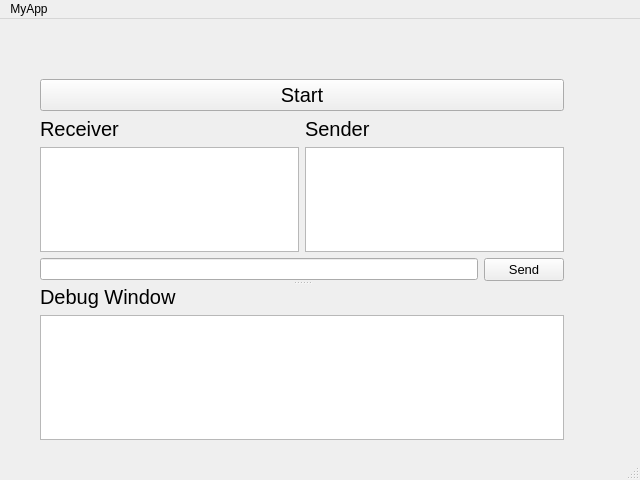
<?xml version="1.0" encoding="UTF-8"?>
<ui version="4.0">
 <class>MainWindow</class>
 <widget class="QMainWindow" name="MainWindow">
  <property name="geometry">
   <rect>
    <x>0</x>
    <y>0</y>
    <width>640</width>
    <height>480</height>
   </rect>
  </property>
  <property name="windowTitle">
   <string>MainWindow</string>
  </property>
  <widget class="QWidget" name="centralwidget">
   <widget class="QSplitter" name="splitter">
    <property name="geometry">
     <rect>
      <x>40</x>
      <y>60</y>
      <width>524</width>
      <height>361</height>
     </rect>
    </property>
    <property name="orientation">
     <enum>Qt::Vertical</enum>
    </property>
    <widget class="QWidget" name="layoutWidget">
     <layout class="QGridLayout" name="gridLayout">
      <item row="2" column="0">
       <layout class="QHBoxLayout" name="horizontalLayout_2">
        <item>
         <widget class="QLineEdit" name="LineSend"/>
        </item>
        <item>
         <widget class="QPushButton" name="BtnSend">
          <property name="font">
           <font>
            <pointsize>10</pointsize>
           </font>
          </property>
          <property name="text">
           <string>Send</string>
          </property>
         </widget>
        </item>
       </layout>
      </item>
      <item row="1" column="0">
       <layout class="QHBoxLayout" name="horizontalLayout">
        <item>
         <layout class="QVBoxLayout" name="verticalLayout_2">
          <item>
           <widget class="QLabel" name="label_2">
            <property name="font">
             <font>
              <pointsize>15</pointsize>
             </font>
            </property>
            <property name="text">
             <string>Receiver</string>
            </property>
           </widget>
          </item>
          <item>
           <widget class="QTextBrowser" name="TextReceiver"/>
          </item>
         </layout>
        </item>
        <item>
         <layout class="QVBoxLayout" name="verticalLayout">
          <item>
           <widget class="QLabel" name="label">
            <property name="font">
             <font>
              <pointsize>15</pointsize>
             </font>
            </property>
            <property name="text">
             <string>Sender</string>
            </property>
           </widget>
          </item>
          <item>
           <widget class="QTextBrowser" name="TextSender"/>
          </item>
         </layout>
        </item>
       </layout>
      </item>
      <item row="0" column="0">
       <layout class="QHBoxLayout" name="horizontalLayout_3">
        <item>
         <widget class="QPushButton" name="BtnStart">
          <property name="font">
           <font>
            <pointsize>15</pointsize>
           </font>
          </property>
          <property name="text">
           <string>Start</string>
          </property>
         </widget>
        </item>
       </layout>
      </item>
     </layout>
    </widget>
    <widget class="QWidget" name="layoutWidget">
     <layout class="QVBoxLayout" name="verticalLayout_3">
      <item>
       <widget class="QLabel" name="label_3">
        <property name="font">
         <font>
          <pointsize>15</pointsize>
         </font>
        </property>
        <property name="text">
         <string>Debug Window</string>
        </property>
       </widget>
      </item>
      <item>
       <widget class="QTextBrowser" name="TextDebug"/>
      </item>
     </layout>
    </widget>
   </widget>
  </widget>
  <widget class="QMenuBar" name="menubar">
   <property name="geometry">
    <rect>
     <x>0</x>
     <y>0</y>
     <width>640</width>
     <height>18</height>
    </rect>
   </property>
   <widget class="QMenu" name="menuMyApp">
    <property name="title">
     <string>MyApp</string>
    </property>
   </widget>
   <addaction name="menuMyApp"/>
  </widget>
  <widget class="QStatusBar" name="statusbar"/>
 </widget>
 <resources/>
 <connections/>
</ui>
